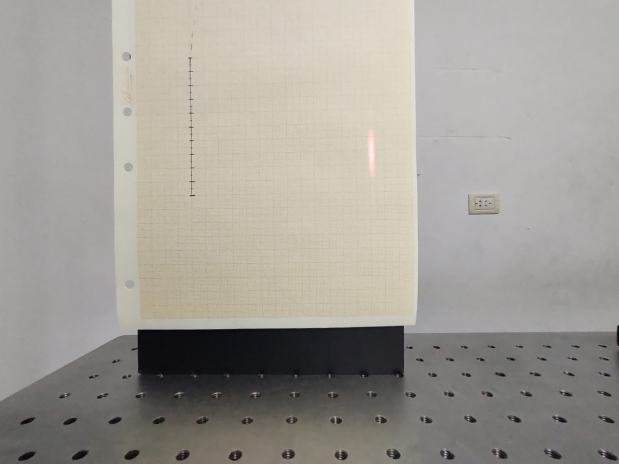
#> input picture YOUNG_ESTATICO/Mediciones_2_grana-alteradas/164151598.jpg, 1237 x 927 px, found by its file name (shown at 1/2 size); its folder holds only this picture in this run
$ python procesamiento_imagenes.py
#> lines starting #> are read from the running program, lines starting #| are printed output that depends on the picture
import numpy as np, matplotlib.pyplot as plt, pandas as pd

# ===================================================================================
# Creo un diccionario para asociar masas a número de imagen. Las masas estaban
# númeradas. El diccionario masas se lee 'numero':'masa' [g]. El error de las
# masas medidas es de 0.0002 g.
# ===================================================================================

######################## DIA1 #########################

masas_1 = {'base':14.6570,7:20.0345,10:4.7468,4:2.1346,1:2.1157,6:5.0945,11:9.9158,14:2.1471,8:2.1254}
imagenes_1 = {
'solo': 0,
'base': masas_1['base'],
'173602775': masas_1['base']+masas_1[4],
'173702132': masas_1['base']+masas_1[4]+masas_1[8],
'173743569': masas_1['base']+masas_1[4]+masas_1[8]+masas_1[1],
'174106806': masas_1['base']+masas_1[4]+masas_1[8]+masas_1[1]+masas_1[14],
'174200450': masas_1['base']+masas_1[4]+masas_1[8]+masas_1[1]+masas_1[14]+masas_1[10],
'174321652': masas_1['base']+masas_1[4]+masas_1[8]+masas_1[1]+masas_1[14]+masas_1[10]+masas_1[11],
'174637541': masas_1['base']+masas_1[4]+masas_1[8]+masas_1[1]+masas_1[14]+masas_1[10]+masas_1[11]+masas_1[6],
'174820367': masas_1['base']+masas_1[4]+masas_1[8]+masas_1[1]+masas_1[14]+masas_1[10]+masas_1[11]+masas_1[6]+masas_1[7]}

mediciones_1 = {key: None for key in imagenes_1.keys()}
nombres_1 = list(mediciones_1.keys())

######################## DIA2 #########################

masas_2 = {'base':14.6624,1:2.1160,2:2.0399,3:1.6966,4:10.046,5:2.1535,
6:5.0952,7:20.0350,10:4.7474,11:9.9163,12:2.1593,15:2.1468}

# Imagenes sacadas con grana angular:
imagenes_2_grana = {
'164151598': 'fondo',
'171219177': 0,
'171340262': masas_2['base'],
'171442093': masas_2['base']+masas_2[3],
'172921941': masas_2['base']+masas_2[10],
'172631960': masas_2['base']+masas_2[11],
'171539519': masas_2['base']+masas_2[3]+masas_2[5],
'172723255': masas_2['base']+masas_2[11]+masas_2[4],
'171740093': masas_2['base']+masas_2[3]+masas_2[5]+masas_2[15],
'171839967': masas_2['base']+masas_2[3]+masas_2[5]+masas_2[15]+masas_2[7],
'171921081': masas_2['base']+masas_2[3]+masas_2[5]+masas_2[15]+masas_2[7]+masas_2[6],
'172116591': masas_2['base']+masas_2[3]+masas_2[5]+masas_2[15]+masas_2[7]+masas_2[6]+masas_2[1],
'172238962': masas_2['base']+masas_2[3]+masas_2[5]+masas_2[15]+masas_2[7]+masas_2[6]+masas_2[1]+masas_2[2],
'172421706': masas_2['base']+masas_2[3]+masas_2[5]+masas_2[15]+masas_2[7]+masas_2[6]+masas_2[1]+masas_2[2]+masas_2[12],
}

# Imagenes sacadas sin grana angular
imagenes_2_estandar = {
'173134073': 'fondo',
'173805029': 0,
'173855360': masas_2['base'],
'174023733': masas_2['base']+masas_2[3],
'174120856': masas_2['base']+masas_2[3]+masas_2[5],
'174202073': masas_2['base']+masas_2[3]+masas_2[5]+masas_2[15],
'174548787': masas_2['base']+masas_2[3]+masas_2[5]+masas_2[15]+masas_2[7],
'174632748': masas_2['base']+masas_2[3]+masas_2[5]+masas_2[15]+masas_2[7]+masas_2[6],
'174707741': masas_2['base']+masas_2[3]+masas_2[5]+masas_2[15]+masas_2[7]+masas_2[6]+masas_2[1],
'174818967': masas_2['base']+masas_2[3]+masas_2[5]+masas_2[15]+masas_2[7]+masas_2[6]+masas_2[1]+masas_2[2],
'174952519': masas_2['base']+masas_2[3]+masas_2[5]+masas_2[15]+masas_2[7]+masas_2[6]+masas_2[1]+masas_2[2]+masas_2[12] #1.5 mm
}

mediciones_2_grana = {key:None for key in imagenes_2_grana.keys()}
mediciones_2_estandar = {key: None for key in imagenes_2_estandar.keys()}
nombres_2_grana, nombres_2_estandar = list(imagenes_2_grana.keys()), list(imagenes_2_estandar.keys())

# ===================================================================================
# Vamos a trabajar manualmente sobre cada imagen, para eso vamos a copy pastear un
# trozo de texto por c/ medicion.
# ===================================================================================

colormap = {0:plt.cm.Reds_r, 1:plt.cm.Greens_r , 2:plt.cm.Blues_r}


######################## DIA2-GRANA #########################

# En esta sección debería haber 14 mediciones efectuadas:

# Medicion '164151598'. Este es el fondo. Entonces el resultado de esta medicion es la escala:
l = 0
imagen = plt.imread('C:/repos/labo_4/YOUNG_ESTATICO/Mediciones_2_grana-alteradas/' + nombres_2_grana[l] + '.jpg')
#> imagen is the input picture: shape (927, 1237, 3); mean R, G, B 160.7, 156.9, 150.3

# Veo los tres colores (RGB) y decido cuál es el que mejor se vé para analizar:
fig, axs = plt.subplots(nrows = 1, ncols = 3)
for i in range(3):
    axs[i].imshow(imagen[:, :, i])#, cmap = colormap[i])
    axs[i].set_axis_off()
fig.tight_layout()
fig.show()
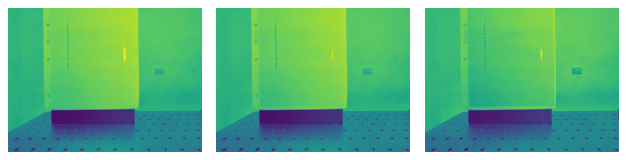
#> figure drawn by matplotlib, 3 panels

# Lo elijo y selecciono el rango para hacer el bineo:
imagen = imagen[:, :, 0].copy()
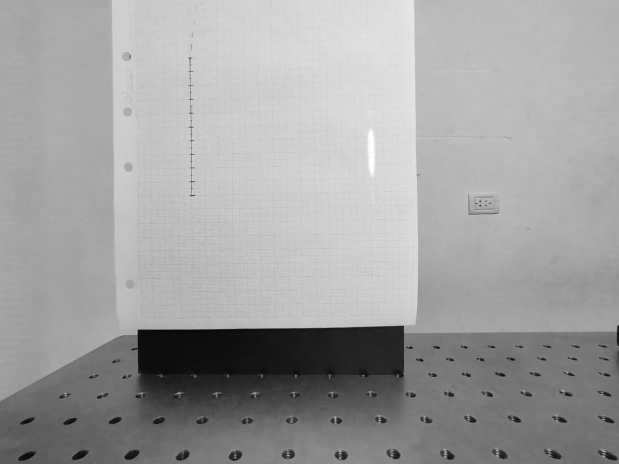
#> imagen: shape (927, 1237) (shown at 1/2 size); min 1, max 255, mean 160.7
fig = plt.figure()
plt.imshow(imagen)
ax = plt.gca()
start, end = ax.get_xlim()
# Seteo los ejes muy densos para poder encontrar los margenes propicios:
ax.xaxis.set_ticks(np.arange(start, end, 20))
ax.yaxis.set_ticks(np.arange(start, end, 20))
fig.show()

# Bineo sumando todas las columnas de la imagen:
fig = plt.figure()
plt.plot(imagen[100:400,360:400].sum(axis = 1))
# Valores negativos en n y timeout es igual a indefinidos (para cortar usar click con la ruedita):
#> (the run stopped early here; a loop or call above may not have finished)
